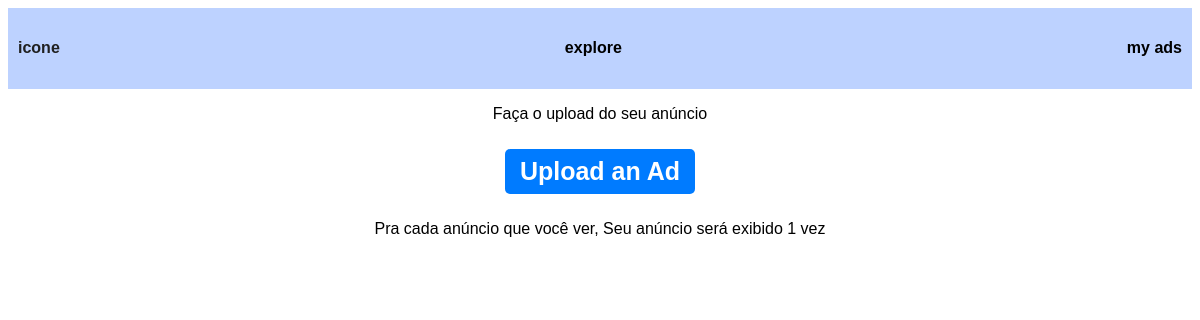
Before: /mypage (signed in) with the older database file.
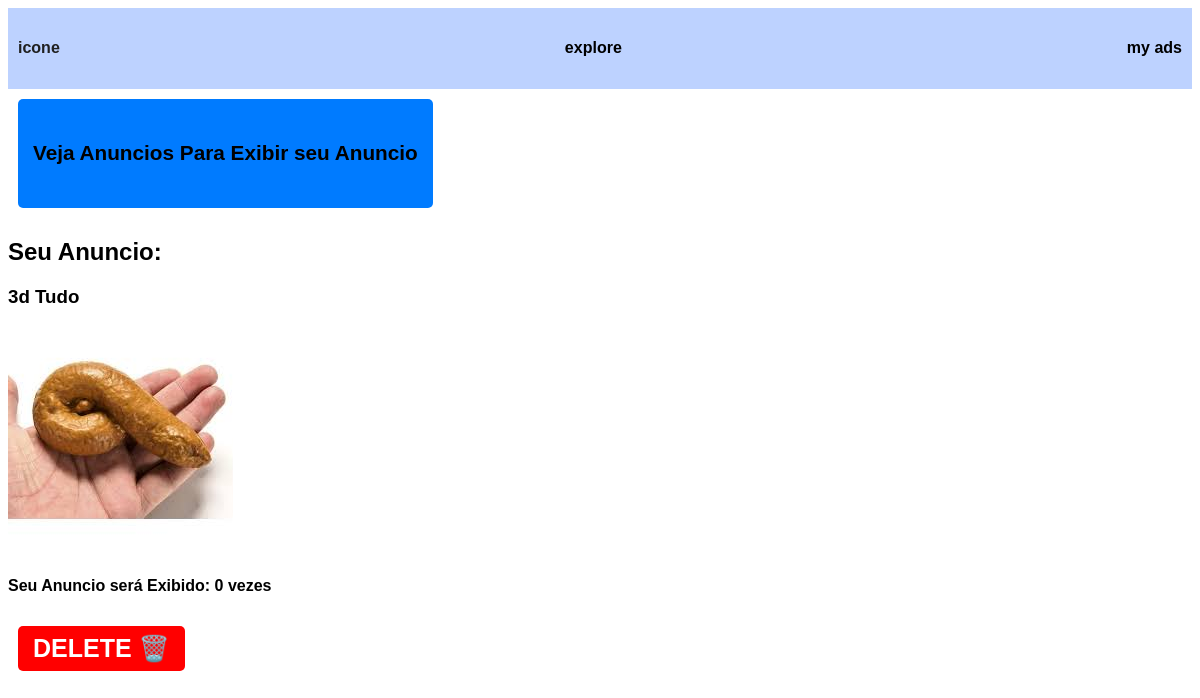
After: the same page with the newer database file.
### tables this page shows
CREATE TABLE ads (
    id INTEGER PRIMARY KEY AUTOINCREMENT,
    user_id INTEGER NOT NULL,
    points INTEGER NOT NULL,
    img TEXT NOT NULL,
    description TEXT NOT NULL,
    link TEXT NOT NULL,
    FOREIGN KEY (user_id) REFERENCES users(id)
);

### app.py (the view, shortened to what this page needs)
@app.route("/mypage", methods=["GET", "POST"])
@login_required
def mypage():
    id = session["user_id"]
    ad = db.execute("SELECT * FROM ads WHERE user_id = ?",id)
    if ad:
        ad = ad[0]
    else:
        ad = None
    return render_template("mypage.html",ad = ad)

### app.py (called while the page is built)
def login_required(f):
    @wraps(f)
    def decorated_function(*args, **kwargs):
        if session.get("user_id") is None:
            return redirect("/login")
        return f(*args, **kwargs)
    return decorated_function

@app.after_request
def after_request(response):
    response.headers["Cache-Control"] = "no-cache, no-store, must-revalidate"
    response.headers["Expires"] = 0
    response.headers["Pragma"] = "no-cache"
    return response

### templates/mypage.html (shortened to what this page needs)
{% extends "layout.html" %}
{% block main %}
{% if ad %}
    <div class="ad-container">
        <button class ="button"><a href="/explore"><h5>Veja Anuncios Para Exibir seu Anuncio</h5></a></button>
        <h2 class="title">Seu Anuncio:</h2>
        <h3>{{ad["description"]}}</h3>
        <a href="{{ad['link']}}" target="_blank">
            <img src="{{ url_for('static', filename='imgs/' + ad['img']) }}" alt="Imagem do anúncio" class="ad-image" style="max-width: 90vw;">
        </a>
        <h4>Seu Anuncio será Exibido: {{ad["points"]}} vezes</h4>
        <form method="post">
            <button name="delete" value="delete" class="dbutton">DELETE 🗑️</button>
        </form>
    </div>
{% endif %}
{% if not ad %}
    <div style="text-align: center;">
        <p >Faça o upload do seu anúncio</p>
        <form method="post">
            <button class="button">Upload an Ad</button>
        </form>
        <p >Pra cada anúncio que você ver, Seu anúncio será exibido 1 vez</p>
    </div>
{% endif %}
{% endblock %}

Changed rows visible on the page:
added ads: description "3d Tudo", img (picture), points "0"
Other visible differences:
text no longer shown: "Faça o upload do seu anúncio Upload an Ad Pra cada anúncio que você ver, Seu anúncio será exibido 1 vez"
text now shown: "Veja Anuncios Para Exibir seu Anuncio Seu Anuncio: Seu Anuncio será Exibido: vezes DELETE 🗑️"
